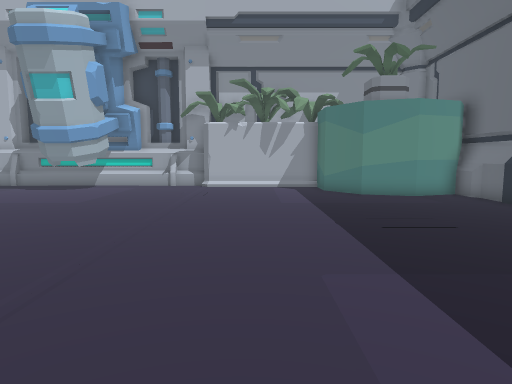
View 1 (above)

21 first-person views from a walk through a 3-D level made in the Unity game engine. The camera is 1.5 m above the floor, tilts 6° down and sees 75° across. The floor is counted in squares, 1 m on a side. Each view is taken from the middle of a square. On the plan, view 1 faces up. The plan holds only what a view shows up to about 15 squares ahead; the rest is blank. The place goes on beyond the plan.

View 2
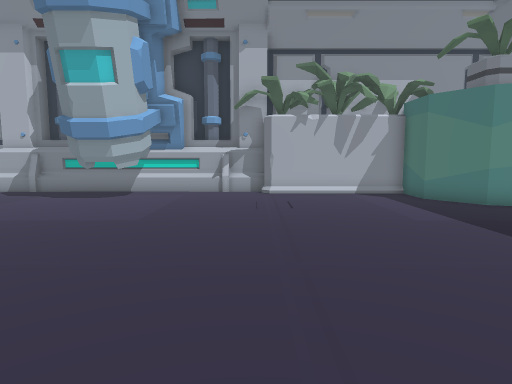

View 3
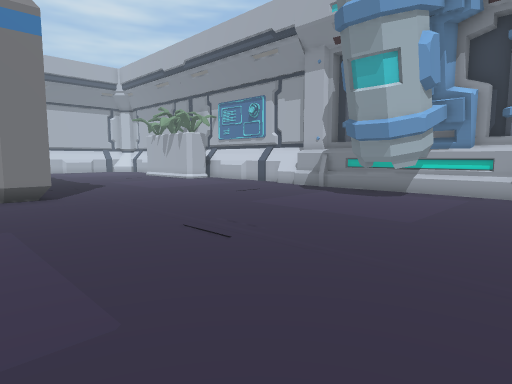

View 4
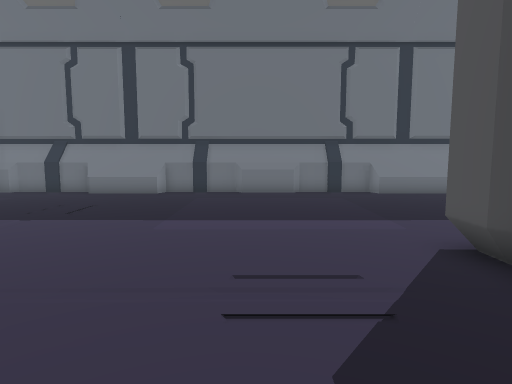

View 5
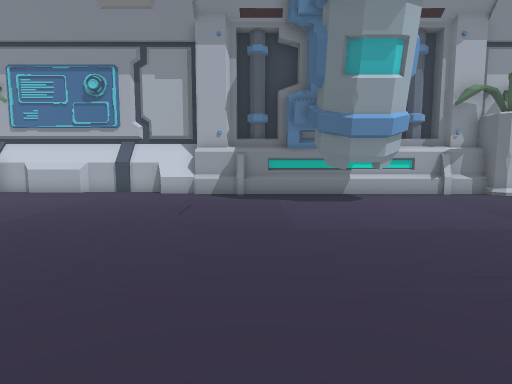

View 6
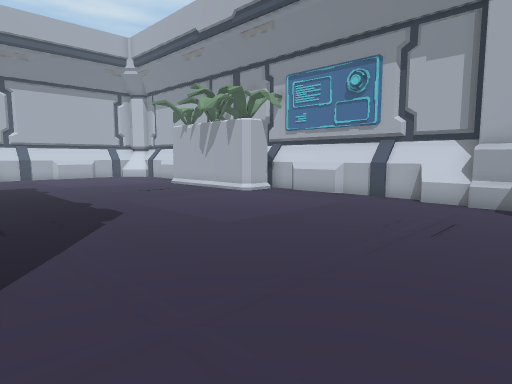

View 7
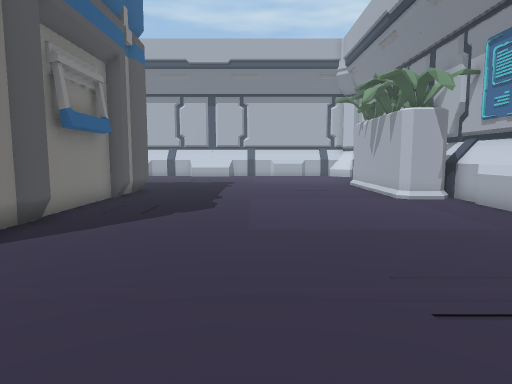

View 8
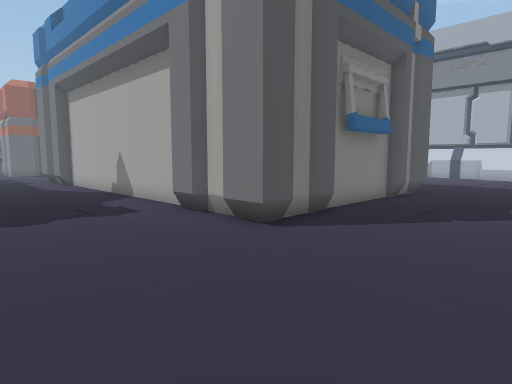

View 9
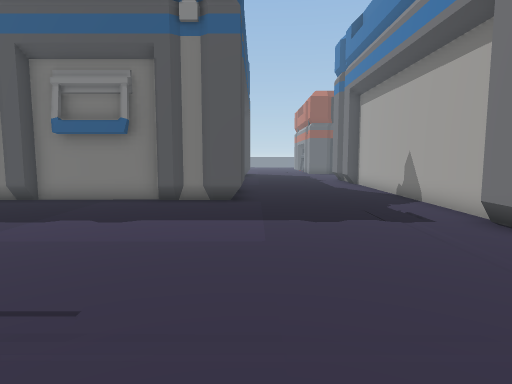

View 10
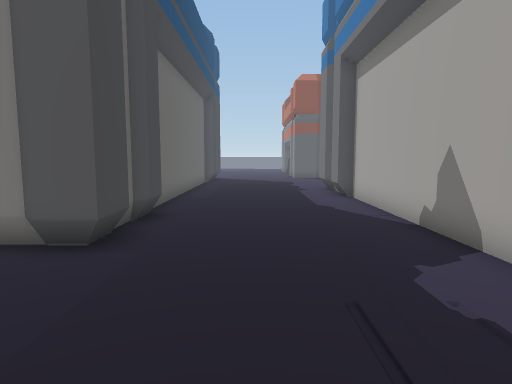

View 11
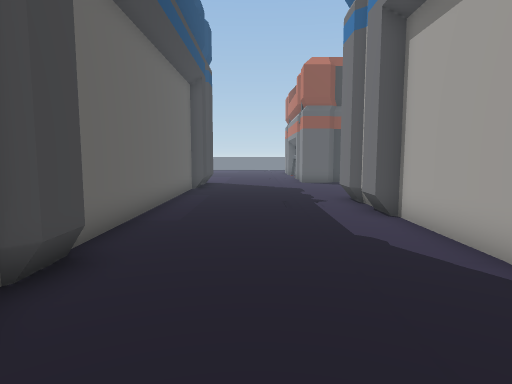

View 12
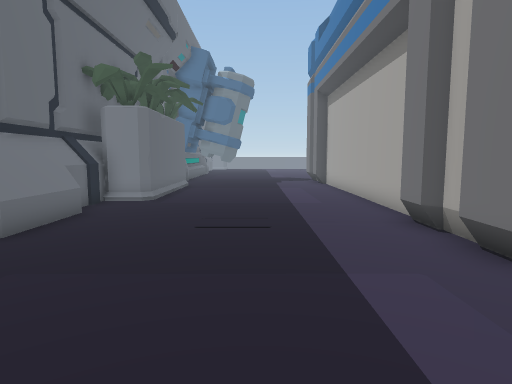

View 13
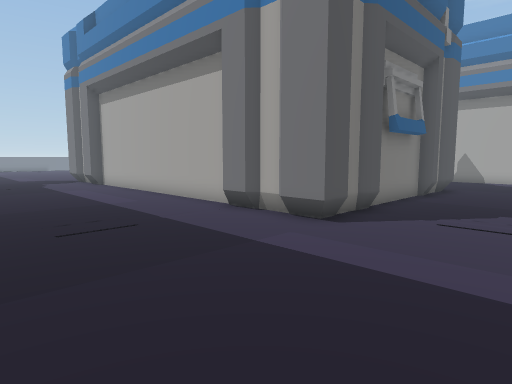

View 14
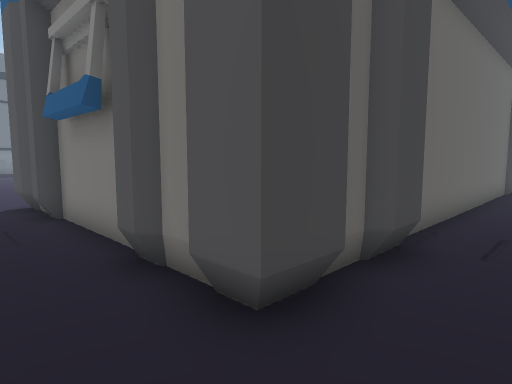

View 15
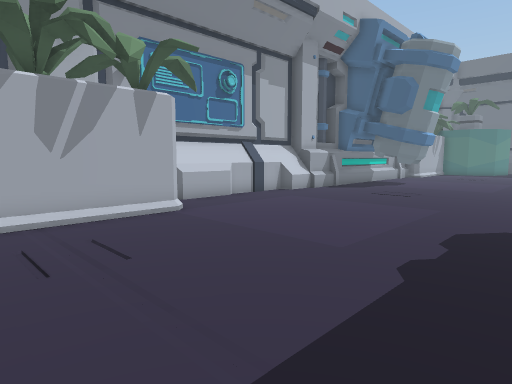

View 16
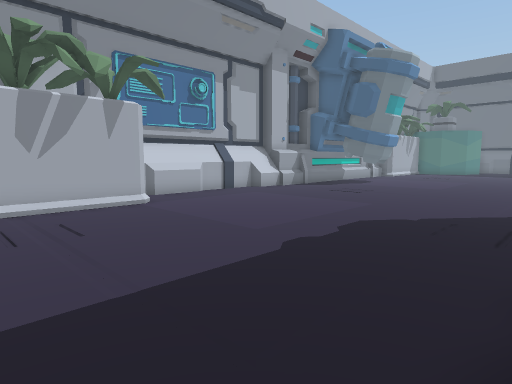

View 17
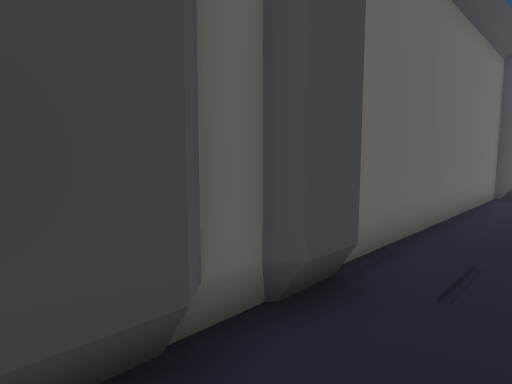

View 18
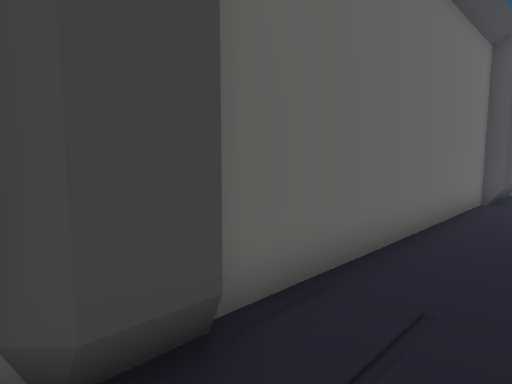

View 19
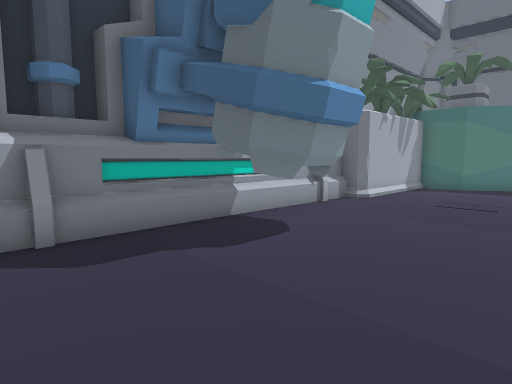

View 20
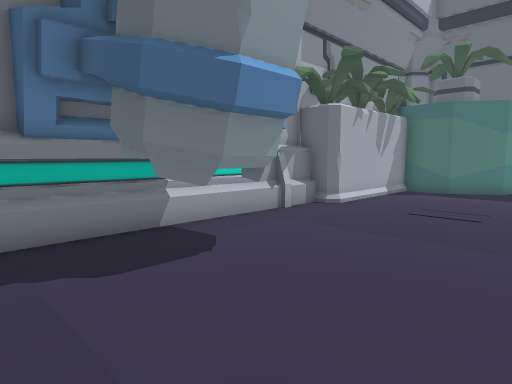

View 21
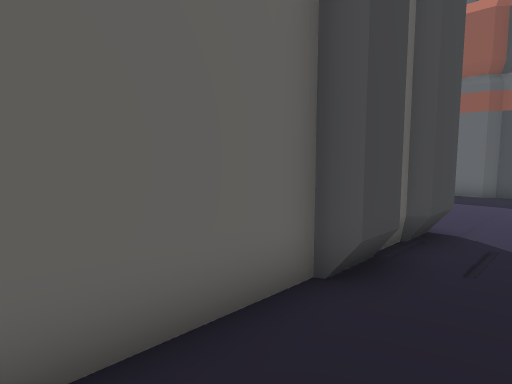

### Floor plan
Key: @ floor where view 1 was taken; # wall or solid block; . floor.
Columns run from 28 left of view 1 to 8 right of it. Each row starts with its distance up from view 1.
 18      ######################
 17      #.............##.....######
 16  #####.............##..........#
 15  ..................##..........##
 14  ...............................##  #
 13  ................................####
 12 ....................................#
 11 ....................................#
 10 ....................................#
  9 ....................................#
  8 ....................................#
  7 ....................................#
  6 ..###....####.......................#
  5 ..# ###### ##.......................#
  4 ..#        #........................#
  3 ..##       #........................#
  2 ...#       #........................#
  1 ...#       #........................#
  0 ...#       #................@.......#
 -1  ..#       #........................#
 -2  ..#       #......##########........#
 -3  ..#       #......#        #........#
 -4  ..#       #......#        #........#
 -5 ...#       #......#        #........#
 -6  ..#       #......#        #........#
 -7 ...#       #......#        #........#
 -8 ...#       #......#        #........#
 -9 ..##       #......#        #.......##
-10  .#        #......#        #.......#
-11  .#        ##.....#        #.......#

Where each view was taken, in squares from view 1:
view 1: 0 up, 0 right, facing up
view 2: 3 up, 3 left, facing up
view 3: 3 up, 3 left, facing up-left
view 4: 2 up, 6 left, facing right
view 5: 4 up, 12 left, facing up
view 6: 6 up, 12 left, facing up-left
view 7: 11 up, 11 left, facing left
view 8: 11 up, 11 left, facing down-left
view 9: 10 up, 11 left, facing down
view 10: 4 up, 13 left, facing down
view 11: 0 up, 13 left, facing down
view 12: 3 up, 3 right, facing down
view 13: 3 up, 6 right, facing down-left
view 14: 8 up, 28 left, facing down-right
view 15: 8 up, 28 left, facing up-right
view 16: 6 up, 28 left, facing up-right
view 17: 6 up, 28 left, facing down-right
view 18: 4 up, 28 left, facing down-right
view 19: 11 up, 14 left, facing up-right
view 20: 11 up, 12 left, facing up-right
view 21: 5 down, 28 left, facing down-right
